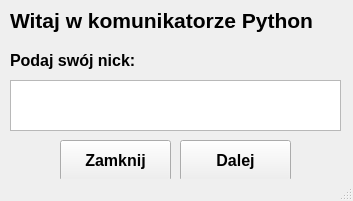
<?xml version="1.0" encoding="UTF-8"?>
<ui version="4.0">
 <class>MainWindow</class>
 <widget class="QMainWindow" name="MainWindow">
  <property name="geometry">
   <rect>
    <x>0</x>
    <y>0</y>
    <width>353</width>
    <height>201</height>
   </rect>
  </property>
  <property name="windowTitle">
   <string>MainWindow</string>
  </property>
  <widget class="QWidget" name="centralwidget">
   <widget class="QLabel" name="welcome_label">
    <property name="geometry">
     <rect>
      <x>10</x>
      <y>0</y>
      <width>331</width>
      <height>41</height>
     </rect>
    </property>
    <property name="font">
     <font>
      <pointsize>16</pointsize>
      <weight>75</weight>
      <bold>true</bold>
     </font>
    </property>
    <property name="text">
     <string>Witaj w komunikatorze Python</string>
    </property>
   </widget>
   <widget class="QTextEdit" name="nick_value">
    <property name="geometry">
     <rect>
      <x>10</x>
      <y>80</y>
      <width>331</width>
      <height>51</height>
     </rect>
    </property>
   </widget>
   <widget class="QLabel" name="nick_label">
    <property name="geometry">
     <rect>
      <x>10</x>
      <y>40</y>
      <width>141</width>
      <height>41</height>
     </rect>
    </property>
    <property name="font">
     <font>
      <pointsize>12</pointsize>
      <weight>75</weight>
      <bold>true</bold>
     </font>
    </property>
    <property name="text">
     <string>Podaj swój nick:</string>
    </property>
   </widget>
   <widget class="QPushButton" name="close_btn">
    <property name="geometry">
     <rect>
      <x>60</x>
      <y>140</y>
      <width>111</width>
      <height>41</height>
     </rect>
    </property>
    <property name="font">
     <font>
      <pointsize>12</pointsize>
      <weight>75</weight>
      <bold>true</bold>
     </font>
    </property>
    <property name="text">
     <string>Zamknij</string>
    </property>
   </widget>
   <widget class="QPushButton" name="next_btn">
    <property name="geometry">
     <rect>
      <x>180</x>
      <y>140</y>
      <width>111</width>
      <height>41</height>
     </rect>
    </property>
    <property name="font">
     <font>
      <pointsize>12</pointsize>
      <weight>75</weight>
      <bold>true</bold>
     </font>
    </property>
    <property name="text">
     <string>Dalej</string>
    </property>
   </widget>
  </widget>
  <widget class="QStatusBar" name="statusbar"/>
 </widget>
 <resources/>
 <connections/>
</ui>
